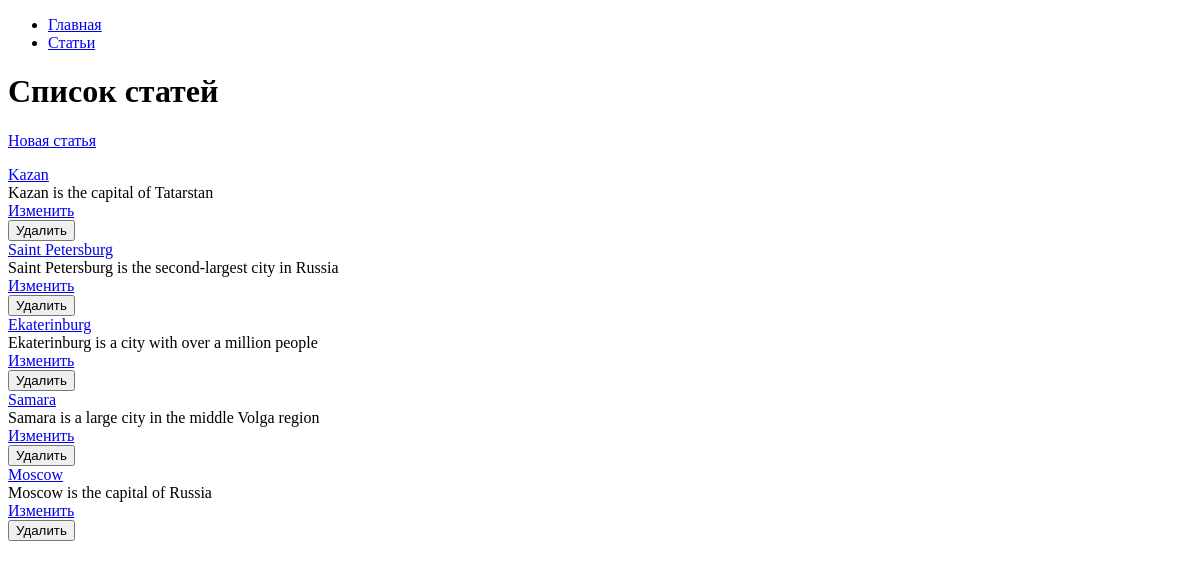
The page /articles/ on the database as committed earlier.
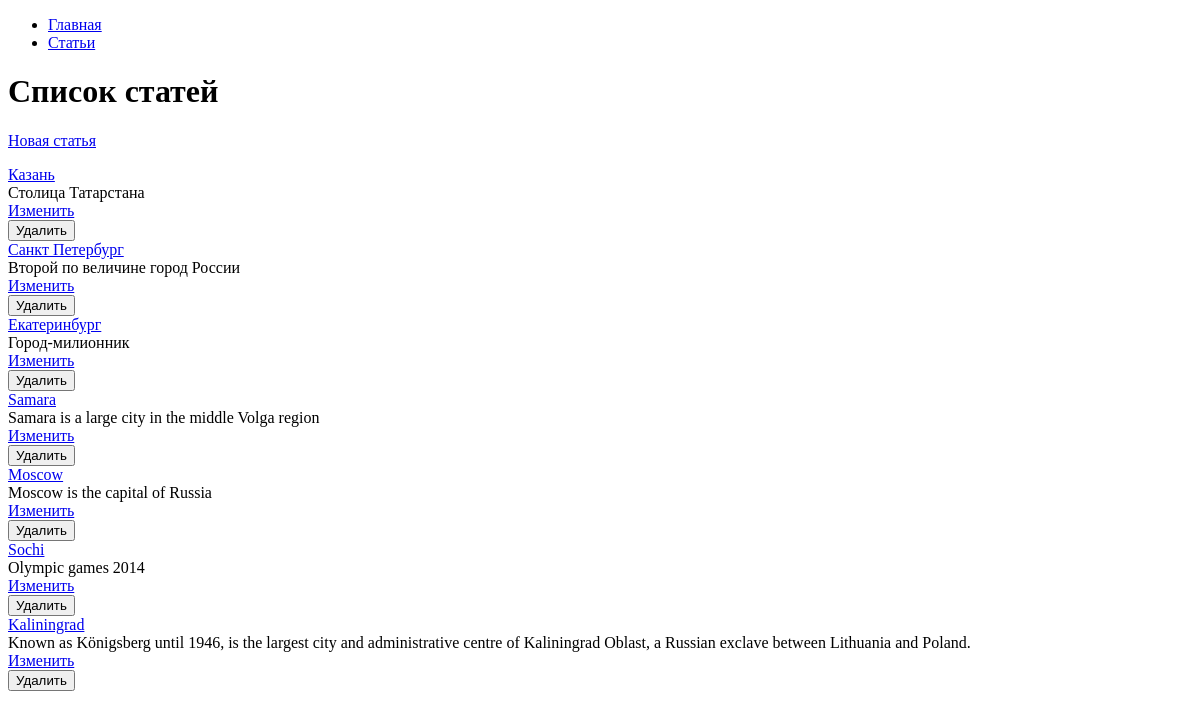
The same page on the database as committed later.
### hexlet_django_blog/article/models.py (models this page shows, shortened)
class Article(models.Model):
    name = models.CharField(max_length=200)
    body = models.TextField()
    created_at = models.TextField()
    created_at = models.DateTimeField(auto_now_add=True)
    updated_at = models.DateTimeField(auto_now=True)

### hexlet_django_blog/article/views.py (the view)
# urls.py: path("", views.IndexView.as_view(), name="article_index"),
class IndexView(View):
    def get(self, request, *args, **kwargs):
        articles = Article.objects.all()[:15]
        return render(
            request,
            'articles/index.html',
            context={'articles': articles}
        )

### hexlet_django_blog/templates/articles/index.html (shortened to what this page needs)
{% extends "base.html" %}
{% block content %}
    <h1>Список статей</h1>
    <a href={% url 'articles_create' %}>Новая статья</a>
    {% for article in articles %}
      <a href='{% url "article" article.id %}'>{{ article.name }}</a>
        <div>{{ article.body|slice:":200" }}</div>
      <a href='{% url "articles_update" article.id %}'>Изменить</a>
      <form action="{% url 'articles_delete' article.id %}" method="post">
        <input type="submit" value="Удалить">
      </form>
    {% endfor %}
{% endblock %}

### hexlet_django_blog/templates/base.html (shortened to what this page needs)
<!DOCTYPE html>
<html lang="en">
<head>
</head>
<body>
<div id="sidebar">
    {% block sidebar %}
        <ul>
            <li><a href="/">Главная</a></li>
            <li><a href="/articles/">Статьи</a></li>
        </ul>
    {% endblock %}
</div>
<div id="content">
    {% block content %}{% endblock %}
</div>
</body>
</html>

Rows that differ between the two databases and show on the page:
changed Article: name "Kazan" → "Казань"; body "Kazan is the capital of Tatarstan" → "Столица Татарстана"
changed Article: name "Saint Petersburg" → "Санкт Петербург"; body "Saint Petersburg is the second-largest city in Russia" → "Второй по величине город России"
changed Article: name "Ekaterinburg" → "Екатеринбург"; body "Ekaterinburg is a city with over a million people" → "Город-милионник"
added Article: name "Sochi", body "Olympic games 2014"
added Article: name "Kaliningrad", body "Known as Königsberg until 1946, is the largest city and administrative centre of Kaliningrad Oblast, a Russian exclave between Lithuania and Poland."
